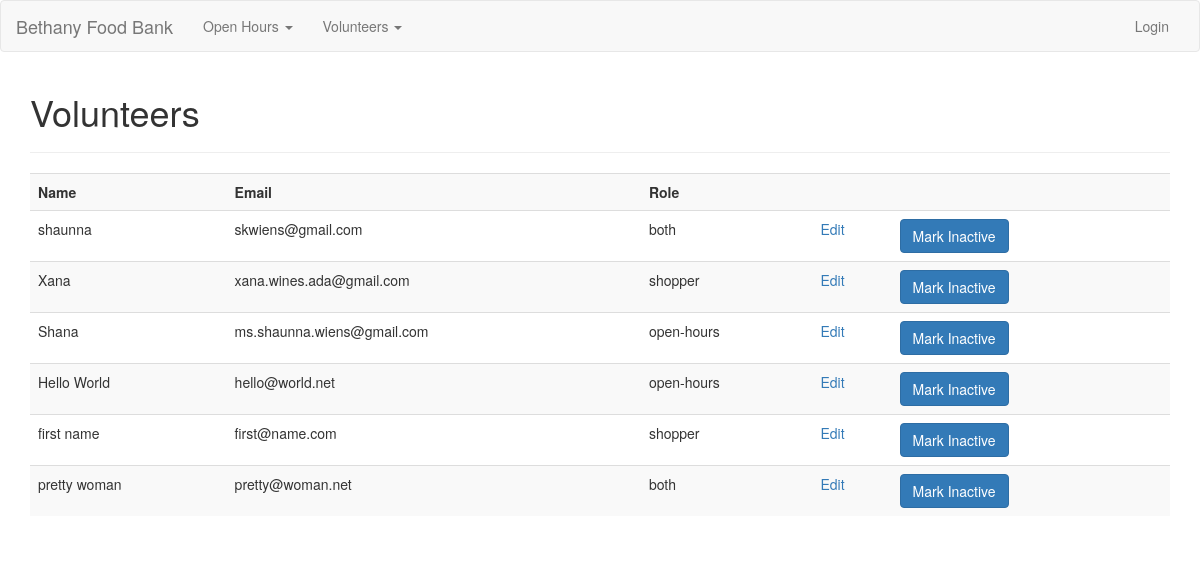
/volunteers/, run on the app's committed database.
### app/models.py (models this page shows, shortened)
class Volunteer(db.Model):
    id = db.Column(db.Integer(), primary_key=True)
    name = db.Column(db.String(100))
    role = db.Column(db.String(50))
    email = db.Column(db.String(255), unique=True, nullable=False)
    active = db.Column(db.Boolean)
    openhours = db.relationship('Openhour', secondary=openhour_volunteers, backref='ohvolunteers', lazy='subquery')
    openhour_shoppers = db.relationship('Openhour', secondary=openhour_shoppers, backref='ohshoppers', lazy='subquery')
    notes = db.relationship('Note', backref='openhour', lazy=True)

### app/volunteers/views.py (the view)
@volunteers_blueprint.route('/', methods=['GET', 'POST'])
def volunteers():
    if request.method == 'POST':
        print('receiving post')
        volid = request.form['id']
        volunteer = Volunteer.query.get(volid)
        if request.form['submit'] == 'Mark Active':
            print('marking active!!!!!!!!!!')
            volunteer.active = True
            flash('Volunteer %s status changed to Active' % volunteer.name, 'success')
        elif request.form['submit'] == 'Mark Inactive':
            print('MARKING INACTIVEEEEE!!!!')
            volunteer.active = False
            flash('Status of %s changed to Inactive' % volunteer.name, 'success')
        db.session.commit()
        return redirect(url_for('volunteers.volunteers'))
    elif request.method == 'GET':
        volunteers = Volunteer.query.all()
        if volunteers:
            return render_template('volunteers.html', volunteers=volunteers)
        else:
            msg = 'No Volunteers Found'
            return render_template('volunteers.html', msg=msg)

### app/volunteers/templates/volunteers.html (shortened to what this page needs)
{% extends 'layout.html' %}
{% block body %}
  <h1>Volunteers</h1>
  <hr>
  <table class="table table-striped">
    <tr>
      <th>Name</th>
      <th>Email</th>
      <th>Role</th>
      <th></th>
      <th></th>
      <th></th>
    </tr>
    {% for volunteer in volunteers %}
      <tr>
        <td>{{ volunteer.name }}</td>
        <td>{{ volunteer.email }}</td>
        <td>{{ volunteer.role }}</td>
        <td><a href="{{volunteer.id}}/edit">Edit</a></td>
        <td>
          <form action="" method="POST">
            {% if volunteer.active == True %}
              <input class="btn btn-primary" type="submit" name="submit" value="Mark Inactive" data={{volunteer.id}}/>
            {% else %}
              <input type="hidden" name="id" value={{volunteer.id}}>
              <input class="btn btn-primary" type="submit" name="submit" value="Mark Active" data={{volunteer.id}}/>
            {% endif %}
          </form>
        </td>
        <td></td>
      </tr>
    {% endfor %}
  </table>
{% endblock %}

### app/templates/layout.html (shortened to what this page needs)
<!DOCTYPE html>
<html>
  <head>
    <link rel="stylesheet" href="https://maxcdn.bootstrapcdn.com/bootstrap/3.3.7/css/bootstrap.min.css"/>
  </head>
  <body>
    {% include 'includes/_navbar.html' %}
    <div class="container">
      {% block body %}{% endblock %}
    </div>
  </body>
</html>

### app/templates/includes/_navbar.html (shortened to what this page needs)
<nav class="navbar navbar-default">
  <div class="container-fluid">
    <div class="navbar-header">
      <a class="navbar-brand" href="/">Bethany Food Bank</a>
    </div>
    <div class="collapse navbar-collapse" id="myNavbar">
      <ul class="nav navbar-nav">
        <li class="dropdown">
          <a class="dropdown-toggle" data-toggle="dropdown" href="#">Open Hours <span class="caret"></span></a>
        </li>
        <li class="dropdown">
          <a class="dropdown-toggle" data-toggle="dropdown" href="#">Volunteers <span class="caret"></span></a>
        </li>
      </ul>
      <ul class="nav navbar-nav navbar-right">
        {% if session.user %}
          <li><a href="/logout">Logout</a></li>
        {% else %}
          <li><a href="/user_login">Login</a></li>
        {% endif %}
      </ul>
    </div>
  </div>
</nav>

### data on the page
Volunteer: name "shaunna", email "skwiens@gmail.com", role "both"
Volunteer: name "Xana", email "xana.wines.ada@gmail.com", role "shopper"
Volunteer: name "Shana", email "ms.shaunna.wiens@gmail.com", role "open-hours"
Volunteer: name "Hello World", email "hello@world.net", role "open-hours"
Volunteer: name "first name", email "first@name.com", role "shopper"
Volunteer: name "pretty woman", email "pretty@woman.net", role "both"
